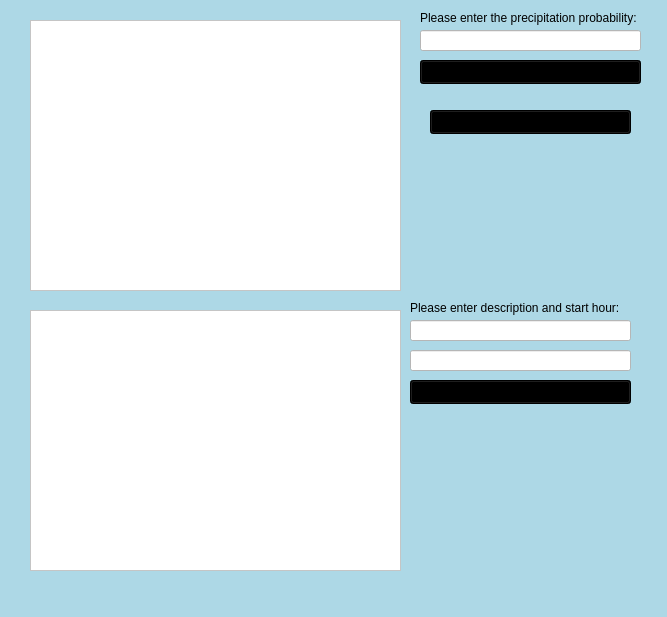
<?xml version="1.0" encoding="UTF-8"?>
<ui version="4.0">
 <class>GUI</class>
 <widget class="QWidget" name="GUI">
  <property name="geometry">
   <rect>
    <x>0</x>
    <y>0</y>
    <width>667</width>
    <height>617</height>
   </rect>
  </property>
  <property name="windowTitle">
   <string>GUI</string>
  </property>
  <property name="styleSheet">
   <string notr="true">background-color:lightblue;</string>
  </property>
  <widget class="QListWidget" name="listWidget">
   <property name="geometry">
    <rect>
     <x>30</x>
     <y>20</y>
     <width>371</width>
     <height>271</height>
    </rect>
   </property>
   <property name="styleSheet">
    <string notr="true">background-color:white; color:black</string>
   </property>
  </widget>
  <widget class="QListWidget" name="listWidget_2">
   <property name="geometry">
    <rect>
     <x>30</x>
     <y>310</y>
     <width>371</width>
     <height>261</height>
    </rect>
   </property>
   <property name="styleSheet">
    <string notr="true">background-color:white; color:black</string>
   </property>
  </widget>
  <widget class="QPushButton" name="filterButton">
   <property name="geometry">
    <rect>
     <x>420</x>
     <y>60</y>
     <width>221</width>
     <height>24</height>
    </rect>
   </property>
   <property name="styleSheet">
    <string notr="true">background-color:black</string>
   </property>
   <property name="text">
    <string>Filter</string>
   </property>
  </widget>
  <widget class="QLineEdit" name="precipitationLine">
   <property name="geometry">
    <rect>
     <x>420</x>
     <y>30</y>
     <width>221</width>
     <height>21</height>
    </rect>
   </property>
   <property name="styleSheet">
    <string notr="true">background-color:white; color:black</string>
   </property>
  </widget>
  <widget class="QLineEdit" name="starthourLine">
   <property name="geometry">
    <rect>
     <x>410</x>
     <y>350</y>
     <width>221</width>
     <height>21</height>
    </rect>
   </property>
   <property name="styleSheet">
    <string notr="true">background-color:white;color:black</string>
   </property>
  </widget>
  <widget class="QPushButton" name="showButton">
   <property name="geometry">
    <rect>
     <x>410</x>
     <y>380</y>
     <width>221</width>
     <height>24</height>
    </rect>
   </property>
   <property name="styleSheet">
    <string notr="true">background-color:black</string>
   </property>
   <property name="text">
    <string>Show Intervals and Total Time</string>
   </property>
  </widget>
  <widget class="QLineEdit" name="descriptionLine">
   <property name="geometry">
    <rect>
     <x>410</x>
     <y>320</y>
     <width>221</width>
     <height>21</height>
    </rect>
   </property>
   <property name="styleSheet">
    <string notr="true">background-color:white;color:black</string>
   </property>
  </widget>
  <widget class="QLabel" name="label">
   <property name="geometry">
    <rect>
     <x>420</x>
     <y>420</y>
     <width>49</width>
     <height>16</height>
    </rect>
   </property>
   <property name="text">
    <string/>
   </property>
  </widget>
  <widget class="QLabel" name="label_2">
   <property name="geometry">
    <rect>
     <x>420</x>
     <y>10</y>
     <width>221</width>
     <height>16</height>
    </rect>
   </property>
   <property name="styleSheet">
    <string notr="true">color:black</string>
   </property>
   <property name="text">
    <string>Please enter the precipitation probability:</string>
   </property>
  </widget>
  <widget class="QLabel" name="label_3">
   <property name="geometry">
    <rect>
     <x>410</x>
     <y>300</y>
     <width>211</width>
     <height>16</height>
    </rect>
   </property>
   <property name="styleSheet">
    <string notr="true">color:balck;</string>
   </property>
   <property name="text">
    <string>Please enter description and start hour:</string>
   </property>
  </widget>
  <widget class="QPushButton" name="pushButton">
   <property name="geometry">
    <rect>
     <x>430</x>
     <y>110</y>
     <width>201</width>
     <height>24</height>
    </rect>
   </property>
   <property name="styleSheet">
    <string notr="true">background-color:black</string>
   </property>
   <property name="text">
    <string>Show all data</string>
   </property>
  </widget>
 </widget>
 <resources/>
 <connections/>
</ui>
